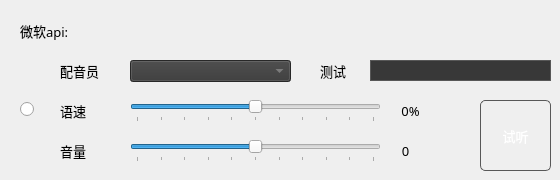
            <widget class="QWidget" name="b_tab_1">
             <attribute name="title">
              <string>Tab 1</string>
             </attribute>
             <widget class="QSlider" name="audioSpeedHorizontalSlider">
              <property name="geometry">
               <rect>
                <x>130</x>
                <y>100</y>
                <width>251</width>
                <height>22</height>
               </rect>
              </property>
              <property name="minimum">
               <number>-50</number>
              </property>
              <property name="maximum">
               <number>50</number>
              </property>
              <property name="singleStep">
               <number>1</number>
              </property>
              <property name="value">
               <number>0</number>
              </property>
              <property name="sliderPosition">
               <number>0</number>
              </property>
              <property name="orientation">
               <enum>Qt::Horizontal</enum>
              </property>
              <property name="tickPosition">
               <enum>QSlider::TicksBelow</enum>
              </property>
              <property name="tickInterval">
               <number>0</number>
              </property>
             </widget>
             <widget class="QLineEdit" name="testAudioLineEdit">
              <property name="geometry">
               <rect>
                <x>370</x>
                <y>60</y>
                <width>181</width>
                <height>21</height>
               </rect>
              </property>
              <property name="styleSheet">
               <string notr="true">color: rgb(153, 153, 153);
background-color: rgb(56, 56, 56);
border: 1px solid;
border-color: rgb(88, 88, 88); </string>
              </property>
             </widget>
             <widget class="QLabel" name="label_92">
              <property name="geometry">
               <rect>
                <x>60</x>
                <y>100</y>
                <width>61</width>
                <height>21</height>
               </rect>
              </property>
              <property name="font">
               <font>
                <family>黑体</family>
                <pointsize>10</pointsize>
               </font>
              </property>
              <property name="text">
               <string>语速</string>
              </property>
             </widget>
             <widget class="QLabel" name="label_69">
              <property name="geometry">
               <rect>
                <x>60</x>
                <y>60</y>
                <width>51</width>
                <height>21</height>
               </rect>
              </property>
              <property name="font">
               <font>
                <family>黑体</family>
                <pointsize>10</pointsize>
               </font>
              </property>
              <property name="text">
               <string>配音员</string>
              </property>
             </widget>
             <widget class="QToolButton" name="testAudioToolButton">
              <property name="geometry">
               <rect>
                <x>480</x>
                <y>100</y>
                <width>71</width>
                <height>71</height>
               </rect>
              </property>
              <property name="font">
               <font>
                <family>黑体</family>
                <pointsize>10</pointsize>
               </font>
              </property>
              <property name="styleSheet">
               <string notr="true"> QToolButton {
	color: rgb(255, 255, 255);
	border: 1px solid;
	border-radius: 5px;
    border-color: rgb(88, 88, 88); 
}
 QToolButton:hover {
     border: 2px solid  rgb(19, 171, 234);
	 color: rgb(19, 171, 234);
}
 QToolButton:pressed {
    background-color: rgb(19, 171, 234);
	color: rgb(255, 255, 255);
}
</string>
              </property>
              <property name="text">
               <string>试听</string>
              </property>
             </widget>
             <widget class="QLabel" name="label_90">
              <property name="geometry">
               <rect>
                <x>60</x>
                <y>140</y>
                <width>41</width>
                <height>21</height>
               </rect>
              </property>
              <property name="font">
               <font>
                <family>黑体</family>
                <pointsize>10</pointsize>
               </font>
              </property>
              <property name="text">
               <string>音量</string>
              </property>
             </widget>
             <widget class="QLabel" name="speedLabel">
              <property name="geometry">
               <rect>
                <x>390</x>
                <y>100</y>
                <width>41</width>
                <height>21</height>
               </rect>
              </property>
              <property name="font">
               <font>
                <family>黑体</family>
                <pointsize>10</pointsize>
               </font>
              </property>
              <property name="text">
               <string>0%</string>
              </property>
              <property name="alignment">
               <set>Qt::AlignCenter</set>
              </property>
             </widget>
             <widget class="QLabel" name="label_82">
              <property name="geometry">
               <rect>
                <x>320</x>
                <y>60</y>
                <width>41</width>
                <height>21</height>
               </rect>
              </property>
              <property name="font">
               <font>
                <family>黑体</family>
                <pointsize>10</pointsize>
               </font>
              </property>
              <property name="text">
               <string>测试</string>
              </property>
             </widget>
             <widget class="QComboBox" name="audioRoleComboBox">
              <property name="geometry">
               <rect>
                <x>130</x>
                <y>60</y>
                <width>161</width>
                <height>22</height>
               </rect>
              </property>
              <property name="styleSheet">
               <string notr="true">background-color: rgb(56, 56, 56);
color: rgb(153, 153, 153);</string>
              </property>
             </widget>
             <widget class="QLabel" name="label_83">
              <property name="geometry">
               <rect>
                <x>20</x>
                <y>20</y>
                <width>61</width>
                <height>21</height>
               </rect>
              </property>
              <property name="font">
               <font>
                <family>黑体</family>
                <pointsize>10</pointsize>
               </font>
              </property>
              <property name="text">
               <string>微软api:</string>
              </property>
             </widget>
             <widget class="QLabel" name="volumeLabel">
              <property name="geometry">
               <rect>
                <x>390</x>
                <y>140</y>
                <width>31</width>
                <height>21</height>
               </rect>
              </property>
              <property name="font">
               <font>
                <family>黑体</family>
                <pointsize>10</pointsize>
               </font>
              </property>
              <property name="text">
               <string>0</string>
              </property>
              <property name="alignment">
               <set>Qt::AlignCenter</set>
              </property>
             </widget>
             <widget class="QSlider" name="audioVolumeHorizontalSlider">
              <property name="geometry">
               <rect>
                <x>130</x>
                <y>140</y>
                <width>251</width>
                <height>22</height>
               </rect>
              </property>
              <property name="minimum">
               <number>-50</number>
              </property>
              <property name="maximum">
               <number>50</number>
              </property>
              <property name="singleStep">
               <number>1</number>
              </property>
              <property name="value">
               <number>0</number>
              </property>
              <property name="sliderPosition">
               <number>0</number>
              </property>
              <property name="orientation">
               <enum>Qt::Horizontal</enum>
              </property>
              <property name="tickPosition">
               <enum>QSlider::TicksBelow</enum>
              </property>
              <property name="tickInterval">
               <number>0</number>
              </property>
             </widget>
             <widget class="QRadioButton" name="freeApiRadioButton">
              <property name="geometry">
               <rect>
                <x>20</x>
                <y>100</y>
                <width>16</width>
                <height>19</height>
               </rect>
              </property>
              <property name="text">
               <string/>
              </property>
             </widget>
            </widget>
